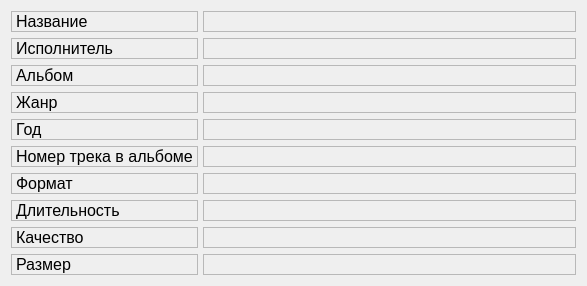
<?xml version="1.0" encoding="UTF-8"?>
<ui version="4.0">
 <class>Form</class>
 <widget class="QWidget" name="Form">
  <property name="geometry">
   <rect>
    <x>0</x>
    <y>0</y>
    <width>587</width>
    <height>286</height>
   </rect>
  </property>
  <property name="minimumSize">
   <size>
    <width>587</width>
    <height>0</height>
   </size>
  </property>
  <property name="maximumSize">
   <size>
    <width>16777215</width>
    <height>286</height>
   </size>
  </property>
  <property name="windowTitle">
   <string>Form</string>
  </property>
  <layout class="QVBoxLayout" name="verticalLayout_5">
   <item>
    <layout class="QVBoxLayout" name="verticalLayout_2">
     <item>
      <layout class="QGridLayout" name="gridLayout" columnstretch="0,1">
       <property name="sizeConstraint">
        <enum>QLayout::SetDefaultConstraint</enum>
       </property>
       <property name="horizontalSpacing">
        <number>5</number>
       </property>
       <item row="0" column="1">
        <widget class="QLabel" name="lb_setTitle">
         <property name="font">
          <font>
           <pointsize>12</pointsize>
          </font>
         </property>
         <property name="frameShape">
          <enum>QFrame::StyledPanel</enum>
         </property>
         <property name="text">
          <string/>
         </property>
        </widget>
       </item>
       <item row="3" column="1">
        <widget class="QLabel" name="lb_setGenre">
         <property name="font">
          <font>
           <pointsize>12</pointsize>
          </font>
         </property>
         <property name="frameShape">
          <enum>QFrame::StyledPanel</enum>
         </property>
         <property name="text">
          <string/>
         </property>
        </widget>
       </item>
       <item row="1" column="1">
        <widget class="QLabel" name="lb_setAutor">
         <property name="font">
          <font>
           <pointsize>12</pointsize>
          </font>
         </property>
         <property name="frameShape">
          <enum>QFrame::StyledPanel</enum>
         </property>
         <property name="text">
          <string/>
         </property>
        </widget>
       </item>
       <item row="4" column="1">
        <widget class="QLabel" name="lb_setYear">
         <property name="font">
          <font>
           <pointsize>12</pointsize>
          </font>
         </property>
         <property name="frameShape">
          <enum>QFrame::StyledPanel</enum>
         </property>
         <property name="text">
          <string/>
         </property>
        </widget>
       </item>
       <item row="5" column="0">
        <widget class="QLabel" name="lb_numTrack">
         <property name="sizePolicy">
          <sizepolicy hsizetype="Minimum" vsizetype="Fixed">
           <horstretch>0</horstretch>
           <verstretch>0</verstretch>
          </sizepolicy>
         </property>
         <property name="font">
          <font>
           <pointsize>12</pointsize>
          </font>
         </property>
         <property name="frameShape">
          <enum>QFrame::StyledPanel</enum>
         </property>
         <property name="text">
          <string>Номер трека в альбоме</string>
         </property>
        </widget>
       </item>
       <item row="0" column="0">
        <widget class="QLabel" name="lb_title">
         <property name="sizePolicy">
          <sizepolicy hsizetype="Minimum" vsizetype="Fixed">
           <horstretch>0</horstretch>
           <verstretch>0</verstretch>
          </sizepolicy>
         </property>
         <property name="font">
          <font>
           <pointsize>12</pointsize>
          </font>
         </property>
         <property name="autoFillBackground">
          <bool>false</bool>
         </property>
         <property name="frameShape">
          <enum>QFrame::StyledPanel</enum>
         </property>
         <property name="text">
          <string>Название</string>
         </property>
        </widget>
       </item>
       <item row="1" column="0">
        <widget class="QLabel" name="lb_autor">
         <property name="sizePolicy">
          <sizepolicy hsizetype="Minimum" vsizetype="Fixed">
           <horstretch>0</horstretch>
           <verstretch>0</verstretch>
          </sizepolicy>
         </property>
         <property name="font">
          <font>
           <pointsize>12</pointsize>
          </font>
         </property>
         <property name="frameShape">
          <enum>QFrame::StyledPanel</enum>
         </property>
         <property name="text">
          <string>Исполнитель</string>
         </property>
        </widget>
       </item>
       <item row="5" column="1">
        <widget class="QLabel" name="lb_setNumTrack">
         <property name="font">
          <font>
           <pointsize>12</pointsize>
          </font>
         </property>
         <property name="frameShape">
          <enum>QFrame::StyledPanel</enum>
         </property>
         <property name="text">
          <string/>
         </property>
        </widget>
       </item>
       <item row="4" column="0">
        <widget class="QLabel" name="lb_year">
         <property name="sizePolicy">
          <sizepolicy hsizetype="Minimum" vsizetype="Fixed">
           <horstretch>0</horstretch>
           <verstretch>0</verstretch>
          </sizepolicy>
         </property>
         <property name="font">
          <font>
           <pointsize>12</pointsize>
          </font>
         </property>
         <property name="frameShape">
          <enum>QFrame::StyledPanel</enum>
         </property>
         <property name="text">
          <string>Год</string>
         </property>
        </widget>
       </item>
       <item row="6" column="0">
        <widget class="QLabel" name="lb_format">
         <property name="sizePolicy">
          <sizepolicy hsizetype="Minimum" vsizetype="Fixed">
           <horstretch>0</horstretch>
           <verstretch>0</verstretch>
          </sizepolicy>
         </property>
         <property name="font">
          <font>
           <pointsize>12</pointsize>
          </font>
         </property>
         <property name="frameShape">
          <enum>QFrame::StyledPanel</enum>
         </property>
         <property name="text">
          <string>Формат</string>
         </property>
        </widget>
       </item>
       <item row="6" column="1">
        <widget class="QLabel" name="lb_setFormat">
         <property name="font">
          <font>
           <pointsize>12</pointsize>
          </font>
         </property>
         <property name="frameShape">
          <enum>QFrame::StyledPanel</enum>
         </property>
         <property name="text">
          <string/>
         </property>
        </widget>
       </item>
       <item row="7" column="0">
        <widget class="QLabel" name="lb_duration">
         <property name="sizePolicy">
          <sizepolicy hsizetype="Minimum" vsizetype="Fixed">
           <horstretch>0</horstretch>
           <verstretch>0</verstretch>
          </sizepolicy>
         </property>
         <property name="font">
          <font>
           <pointsize>12</pointsize>
          </font>
         </property>
         <property name="frameShape">
          <enum>QFrame::StyledPanel</enum>
         </property>
         <property name="text">
          <string>Длительность</string>
         </property>
        </widget>
       </item>
       <item row="7" column="1">
        <widget class="QLabel" name="lb_setDuration">
         <property name="font">
          <font>
           <pointsize>12</pointsize>
          </font>
         </property>
         <property name="frameShape">
          <enum>QFrame::StyledPanel</enum>
         </property>
         <property name="text">
          <string/>
         </property>
        </widget>
       </item>
       <item row="8" column="0">
        <widget class="QLabel" name="lb_quality">
         <property name="sizePolicy">
          <sizepolicy hsizetype="Minimum" vsizetype="Fixed">
           <horstretch>0</horstretch>
           <verstretch>0</verstretch>
          </sizepolicy>
         </property>
         <property name="font">
          <font>
           <pointsize>12</pointsize>
          </font>
         </property>
         <property name="frameShape">
          <enum>QFrame::StyledPanel</enum>
         </property>
         <property name="text">
          <string>Качество</string>
         </property>
        </widget>
       </item>
       <item row="8" column="1">
        <widget class="QLabel" name="lb_setQuality">
         <property name="font">
          <font>
           <pointsize>12</pointsize>
          </font>
         </property>
         <property name="frameShape">
          <enum>QFrame::StyledPanel</enum>
         </property>
         <property name="text">
          <string/>
         </property>
        </widget>
       </item>
       <item row="9" column="0">
        <widget class="QLabel" name="lb_size">
         <property name="sizePolicy">
          <sizepolicy hsizetype="Minimum" vsizetype="Fixed">
           <horstretch>0</horstretch>
           <verstretch>0</verstretch>
          </sizepolicy>
         </property>
         <property name="font">
          <font>
           <pointsize>12</pointsize>
          </font>
         </property>
         <property name="frameShape">
          <enum>QFrame::StyledPanel</enum>
         </property>
         <property name="text">
          <string>Размер</string>
         </property>
        </widget>
       </item>
       <item row="9" column="1">
        <widget class="QLabel" name="lb_setSize">
         <property name="font">
          <font>
           <pointsize>12</pointsize>
          </font>
         </property>
         <property name="frameShape">
          <enum>QFrame::StyledPanel</enum>
         </property>
         <property name="text">
          <string/>
         </property>
        </widget>
       </item>
       <item row="2" column="0">
        <widget class="QLabel" name="lb_album">
         <property name="sizePolicy">
          <sizepolicy hsizetype="Minimum" vsizetype="Fixed">
           <horstretch>0</horstretch>
           <verstretch>0</verstretch>
          </sizepolicy>
         </property>
         <property name="font">
          <font>
           <pointsize>12</pointsize>
          </font>
         </property>
         <property name="frameShape">
          <enum>QFrame::StyledPanel</enum>
         </property>
         <property name="text">
          <string>Альбом</string>
         </property>
        </widget>
       </item>
       <item row="2" column="1">
        <widget class="QLabel" name="lb_setAlbum">
         <property name="font">
          <font>
           <pointsize>12</pointsize>
          </font>
         </property>
         <property name="frameShape">
          <enum>QFrame::StyledPanel</enum>
         </property>
         <property name="text">
          <string/>
         </property>
        </widget>
       </item>
       <item row="3" column="0">
        <widget class="QLabel" name="lb_genre">
         <property name="sizePolicy">
          <sizepolicy hsizetype="Minimum" vsizetype="Fixed">
           <horstretch>0</horstretch>
           <verstretch>0</verstretch>
          </sizepolicy>
         </property>
         <property name="font">
          <font>
           <pointsize>12</pointsize>
          </font>
         </property>
         <property name="frameShape">
          <enum>QFrame::StyledPanel</enum>
         </property>
         <property name="text">
          <string>Жанр</string>
         </property>
        </widget>
       </item>
      </layout>
     </item>
    </layout>
   </item>
  </layout>
 </widget>
 <resources/>
 <connections/>
</ui>
